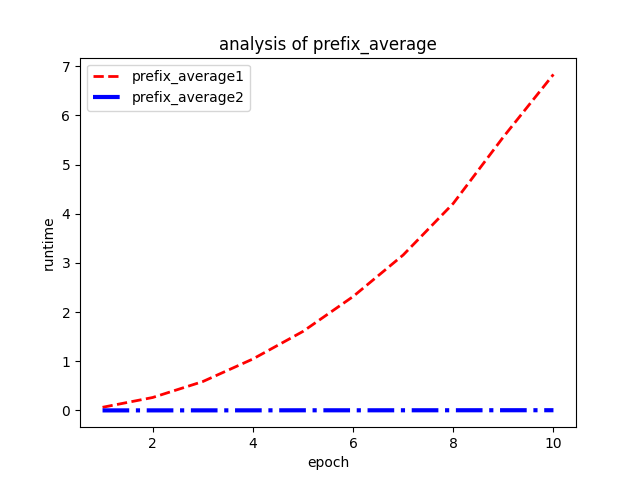

This chart was generated by the following Python code:
import numpy as np, matplotlib.pyplot as plt, time

def prefix_average1(array:[]):
	n = len(array)
	avg = []
	for i in range(n):
		total = 0
		for j in range(i+1):
			total += array[j]
		avg.append(total / (i + 1))
	return avg

def prefix_average2(array:[]):
	n = len(array)
	avg = []
	total = 0
	for i in range(n):
		total += array[i]
		avg.append(total / (i + 1))
	return avg

def evaluation(function:str,epoch:int,initial=10):
	elapse = []
	for test in range(1,epoch+1):
		arr_size = 100*test*initial
		array = list(np.random.randint(101, size=arr_size))
		if function == 'prefix_average1':
			start = time.time()
			prefix_average1(array)
			end = time.time()
			elapse.append(end-start)
			print('array size: ' + str(arr_size) + '\telapse time: ' + str(end - start))
		elif function == 'prefix_average2':
			start = time.time()
			prefix_average2(array)
			end = time.time()
			elapse.append(end-start)
			print('array size: ' + str(arr_size) + '\telapse time: ' + str(end - start))
		else:
			print('invalid function name')
			exit()
	return elapse

elapse1 = evaluation('prefix_average1',10)
elapse2 = evaluation('prefix_average2',10)

epoch = range(1,11)
line1 = plt.plot(epoch, elapse1, color='red', linewidth=2.0, linestyle='--', label='prefix_average1')
line2 = plt.plot(epoch, elapse2, color='blue', linewidth=3.0, linestyle='-.', label='prefix_average2')
plt.title('analysis of prefix_average')
plt.xlabel('epoch')
plt.ylabel('runtime')
plt.legend()
plt.show()
